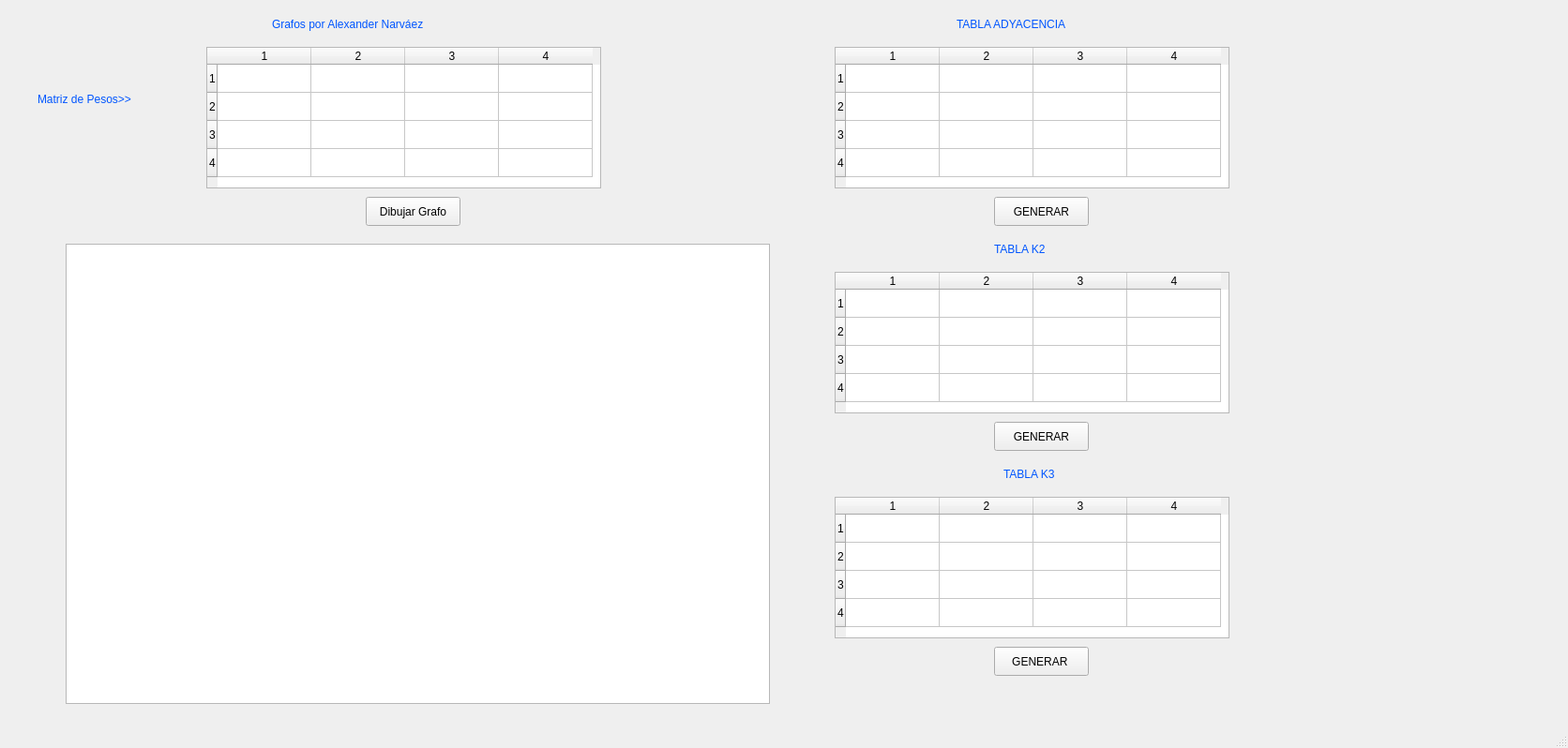
<?xml version="1.0" encoding="UTF-8"?>
<ui version="4.0">
 <class>MainWindow</class>
 <widget class="QMainWindow" name="MainWindow">
  <property name="geometry">
   <rect>
    <x>0</x>
    <y>0</y>
    <width>1672</width>
    <height>798</height>
   </rect>
  </property>
  <property name="windowTitle">
   <string>MainWindow</string>
  </property>
  <widget class="QWidget" name="centralwidget">
   <widget class="QTableWidget" name="tableWidget">
    <property name="geometry">
     <rect>
      <x>220</x>
      <y>50</y>
      <width>421</width>
      <height>151</height>
     </rect>
    </property>
    <property name="toolTip">
     <string>Haga doble clic en el cabaezado de un vértice para generar una matriz de pesos</string>
    </property>
    <property name="rowCount">
     <number>4</number>
    </property>
    <property name="columnCount">
     <number>4</number>
    </property>
    <row/>
    <row/>
    <row/>
    <row/>
    <column/>
    <column/>
    <column/>
    <column/>
   </widget>
   <widget class="QPushButton" name="btnPintarGrafo">
    <property name="geometry">
     <rect>
      <x>390</x>
      <y>210</y>
      <width>101</width>
      <height>31</height>
     </rect>
    </property>
    <property name="text">
     <string>Dibujar Grafo</string>
    </property>
   </widget>
   <widget class="QGraphicsView" name="graphicsView">
    <property name="geometry">
     <rect>
      <x>70</x>
      <y>260</y>
      <width>751</width>
      <height>491</height>
     </rect>
    </property>
   </widget>
   <widget class="QLabel" name="lblTtitulo">
    <property name="geometry">
     <rect>
      <x>290</x>
      <y>10</y>
      <width>301</width>
      <height>31</height>
     </rect>
    </property>
    <property name="styleSheet">
     <string notr="true">font: 75 14pt &quot;MS Shell Dlg 2&quot;;
color:rgb(0, 85, 255);</string>
    </property>
    <property name="text">
     <string>Grafos por Alexander Narváez</string>
    </property>
   </widget>
   <widget class="QLabel" name="lblTtitulo_3">
    <property name="geometry">
     <rect>
      <x>40</x>
      <y>90</y>
      <width>161</width>
      <height>31</height>
     </rect>
    </property>
    <property name="styleSheet">
     <string notr="true">font: 75 14pt &quot;MS Shell Dlg 2&quot;;
color:rgb(0, 85, 255);</string>
    </property>
    <property name="text">
     <string>Matriz de Pesos&gt;&gt;</string>
    </property>
   </widget>
   <widget class="QLabel" name="lblTtitulo2">
    <property name="geometry">
     <rect>
      <x>80</x>
      <y>270</y>
      <width>181</width>
      <height>71</height>
     </rect>
    </property>
    <property name="styleSheet">
     <string notr="true">font: 75 14pt &quot;MS Shell Dlg 2&quot;;
color:rgb(0, 85, 255);</string>
    </property>
    <property name="text">
     <string/>
    </property>
    <property name="pixmap">
     <pixmap>logo_eafit_blanco.png</pixmap>
    </property>
   </widget>
   <widget class="QTableWidget" name="tablaAdyasencia">
    <property name="geometry">
     <rect>
      <x>890</x>
      <y>50</y>
      <width>421</width>
      <height>151</height>
     </rect>
    </property>
    <property name="toolTip">
     <string>Haga doble clic en el cabaezado de un vértice para generar una matriz de pesos</string>
    </property>
    <property name="rowCount">
     <number>4</number>
    </property>
    <property name="columnCount">
     <number>4</number>
    </property>
    <row/>
    <row/>
    <row/>
    <row/>
    <column/>
    <column/>
    <column/>
    <column/>
   </widget>
   <widget class="QTableWidget" name="tablak2">
    <property name="geometry">
     <rect>
      <x>890</x>
      <y>290</y>
      <width>421</width>
      <height>151</height>
     </rect>
    </property>
    <property name="toolTip">
     <string>Haga doble clic en el cabaezado de un vértice para generar una matriz de pesos</string>
    </property>
    <property name="rowCount">
     <number>4</number>
    </property>
    <property name="columnCount">
     <number>4</number>
    </property>
    <row/>
    <row/>
    <row/>
    <row/>
    <column/>
    <column/>
    <column/>
    <column/>
   </widget>
   <widget class="QTableWidget" name="tablak3">
    <property name="geometry">
     <rect>
      <x>890</x>
      <y>530</y>
      <width>421</width>
      <height>151</height>
     </rect>
    </property>
    <property name="toolTip">
     <string>Haga doble clic en el cabaezado de un vértice para generar una matriz de pesos</string>
    </property>
    <property name="rowCount">
     <number>4</number>
    </property>
    <property name="columnCount">
     <number>4</number>
    </property>
    <row/>
    <row/>
    <row/>
    <row/>
    <column/>
    <column/>
    <column/>
    <column/>
   </widget>
   <widget class="QPushButton" name="btntablaAdyasencia">
    <property name="geometry">
     <rect>
      <x>1060</x>
      <y>210</y>
      <width>101</width>
      <height>31</height>
     </rect>
    </property>
    <property name="text">
     <string>GENERAR</string>
    </property>
   </widget>
   <widget class="QPushButton" name="btntablak2">
    <property name="geometry">
     <rect>
      <x>1060</x>
      <y>450</y>
      <width>101</width>
      <height>31</height>
     </rect>
    </property>
    <property name="text">
     <string>GENERAR</string>
    </property>
   </widget>
   <widget class="QPushButton" name="btntablak3">
    <property name="geometry">
     <rect>
      <x>1060</x>
      <y>690</y>
      <width>101</width>
      <height>31</height>
     </rect>
    </property>
    <property name="text">
     <string>GENERAR </string>
    </property>
   </widget>
   <widget class="QLabel" name="lblTtitulo_2">
    <property name="geometry">
     <rect>
      <x>1020</x>
      <y>10</y>
      <width>181</width>
      <height>31</height>
     </rect>
    </property>
    <property name="styleSheet">
     <string notr="true">font: 75 14pt &quot;MS Shell Dlg 2&quot;;
color:rgb(0, 85, 255);</string>
    </property>
    <property name="text">
     <string>TABLA ADYACENCIA</string>
    </property>
   </widget>
   <widget class="QLabel" name="lblTtitulo_4">
    <property name="geometry">
     <rect>
      <x>1060</x>
      <y>250</y>
      <width>301</width>
      <height>31</height>
     </rect>
    </property>
    <property name="styleSheet">
     <string notr="true">font: 75 14pt &quot;MS Shell Dlg 2&quot;;
color:rgb(0, 85, 255);</string>
    </property>
    <property name="text">
     <string>TABLA K2</string>
    </property>
   </widget>
   <widget class="QLabel" name="lblTtitulo_5">
    <property name="geometry">
     <rect>
      <x>1070</x>
      <y>490</y>
      <width>301</width>
      <height>31</height>
     </rect>
    </property>
    <property name="styleSheet">
     <string notr="true">font: 75 14pt &quot;MS Shell Dlg 2&quot;;
color:rgb(0, 85, 255);</string>
    </property>
    <property name="text">
     <string>TABLA K3</string>
    </property>
   </widget>
  </widget>
  <widget class="QMenuBar" name="menubar">
   <property name="geometry">
    <rect>
     <x>0</x>
     <y>0</y>
     <width>1672</width>
     <height>21</height>
    </rect>
   </property>
  </widget>
  <widget class="QStatusBar" name="statusbar"/>
 </widget>
 <resources/>
 <connections/>
</ui>
